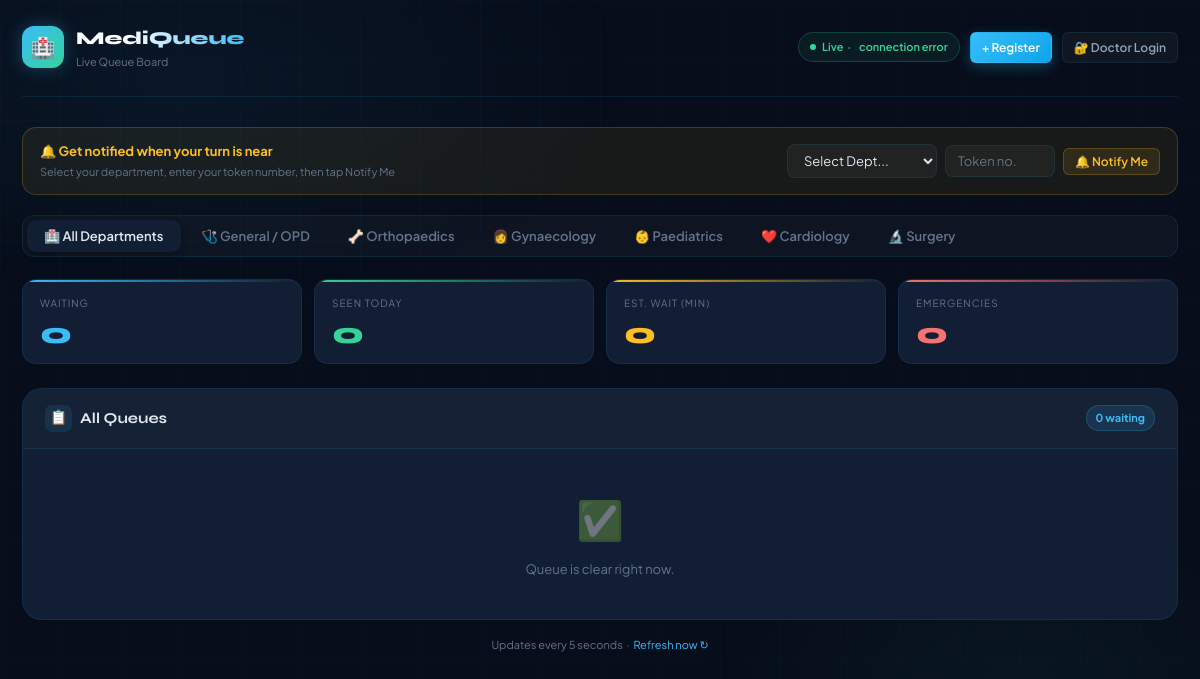
Screenshot of /queue.php with the database file from the repository.
### tables this page shows
CREATE TABLE IF NOT EXISTS departments (
    id        INT AUTO_INCREMENT PRIMARY KEY,
    slug      VARCHAR(30) NOT NULL UNIQUE,
    name      VARCHAR(60) NOT NULL,
    icon      VARCHAR(10) DEFAULT '🏥',
    is_active TINYINT(1)  DEFAULT 1
);

### queue.php (the view, shortened to what this page needs)
<?php
include 'db.php';
$selected_dept = isset($_GET['dept']) ? intval($_GET['dept']) : 0;
$dept_res = $conn->query("SELECT * FROM departments WHERE is_active=1 ORDER BY id ASC");
$depts    = [];
while ($d = $dept_res->fetch_assoc()) $depts[] = $d;
if ($selected_dept > 0) {
    $dept_info_res = $conn->query("SELECT * FROM departments WHERE id=$selected_dept LIMIT 1");
    $dept_info     = $dept_info_res ? $dept_info_res->fetch_assoc() : null;
    $wait_res  = $conn->query("SELECT COUNT(*) AS cnt FROM patients WHERE department_id=$selected_dept AND status='waiting'");
    $done_res  = $conn->query("SELECT COUNT(*) AS cnt FROM patients WHERE department_id=$selected_dept AND status='done'");
    $rows_res  = $conn->query("SELECT * FROM patients WHERE department_id=$selected_dept AND status='waiting' ORDER BY queue_number ASC");
} else {
    $dept_info = null;
    $wait_res  = $conn->query("SELECT COUNT(*) AS cnt FROM patients WHERE status='waiting'");
    $done_res  = $conn->query("SELECT COUNT(*) AS cnt FROM patients WHERE status='done'");
}
$waiting = $wait_res->fetch_assoc()['cnt'] ?? 0;
$done    = $done_res->fetch_assoc()['cnt']  ?? 0;
$rows    = [];
?>
<!DOCTYPE html>
<html lang="en">
<head>
  <link rel="stylesheet" href="style.css">
</head>
<body>
<div class="page-wrap wide">
  <header class="page-header">
    <a href="index.php" class="brand">
      <div class="brand-icon">🏥</div>
      <div>
        <div class="brand-name">MediQueue</div>
        <div class="brand-sub">Live Queue Board</div>
      </div>
    </a>
    <div style="display:flex; align-items:center; gap:10px; flex-wrap:wrap;">
      <div class="live-indicator badge-live">
        <div class="live-dot"></div>
        Live &nbsp;·&nbsp; <span id="lastUpdate">just now</span>
      </div>
      <a href="index.php" class="btn btn-primary btn-sm">+ Register</a>
      <a href="login.php" class="btn btn-ghost btn-sm">🔐 Doctor Login</a>
    </div>
  </header>
  <div class="notif-setup" id="notifBar">
    <div style="flex:1;">
      <p>🔔 <strong>Get notified when your turn is near</strong></p>
      <small>Select your department, enter your token number, then tap Notify Me</small>
    </div>
    <div style="display:flex; gap:8px; align-items:center; flex-wrap:wrap;">
      <select id="myDeptInput" class="form-control" style="width:150px; padding:7px 12px; font-size:13px;">
        <option value="0">Select Dept...</option>
      </select>
      <input type="number" id="myTokenInput" placeholder="Token no."
        min="1" class="form-control" style="width:110px; padding:7px 12px; font-size:13px;">
      <button class="btn btn-warn btn-sm" onclick="startWatching()">🔔 Notify Me</button>
    </div>
  </div>
  <div class="tabs" id="deptTabs">
    <button class="tab <?= $selected_dept === 0 ? 'active' : '' ?>"
      onclick="switchDept(0, this)">
      🏥 All Departments
    </button>
    <?php foreach ($depts as $d): ?>
    <button class="tab <?= $selected_dept === $d['id'] ? 'active' : '' ?>"
      onclick="switchDept(<?= $d['id'] ?>, this)">
      <?= $d['icon'] ?> <?= htmlspecialchars($d['name']) ?>
    </button>
    <?php endforeach; ?>
  </div>
  <div class="stats-row">
    <div class="stat-card blue"  style="animation-delay:.05s"><div class="stat-label">Waiting</div>      <div class="stat-val blue"  id="statWaiting"><?= $waiting ?></div></div>
    <div class="stat-card green" style="animation-delay:.10s"><div class="stat-label">Seen Today</div>   <div class="stat-val green" id="statDone"><?= $done ?></div></div>
    <div class="stat-card amber" style="animation-delay:.15s"><div class="stat-label">Est. Wait (min)</div><div class="stat-val amber" id="statEst"><?= $waiting * 10 ?></div></div>
    <div class="stat-card red"   style="animation-delay:.20s"><div class="stat-label">Emergencies</div>  <div class="stat-val red"   id="statEmerg">0</div></div>
  </div>
  <div class="card" style="animation:fadeUp .6s ease .25s both;">
    <div class="card-header">
      <div class="card-title">
        <div class="card-icon" style="background:rgba(56,189,248,0.1);">📋</div>
        <span id="tableTitle">
          <?= $dept_info ? htmlspecialchars($dept_info['name']).' Queue' : 'All Queues' ?>
        </span>
      </div>
      <div class="badge badge-blue" id="queueCount"><?= $waiting ?> waiting</div>
    </div>
    <div id="queueBody">
      <?php if (count($rows) === 0): ?>
        <div class="empty-state"><div class="ei">✅</div><p>Queue is clear right now.</p></div>
      <?php endif; ?>
    </div>
  </div>
  <p style="text-align:center; font-size:11px; color:var(--muted); margin-top:16px;">
    Updates every 5 seconds &nbsp;·&nbsp;
    <a href="" style="color:var(--blue); text-decoration:none;">Refresh now ↻</a>
  </p>
</div>
</body>
</html>

### rows the page displays
departments: icon "🩺", name "General / OPD"
departments: icon "🦴", name "Orthopaedics"
departments: icon "👩", name "Gynaecology"
departments: icon "👶", name "Paediatrics"
departments: icon "❤️", name "Cardiology"
departments: icon "🔬", name "Surgery"

### other values shown
$waiting "0"
$done "0"
$waiting * 10 "0"
